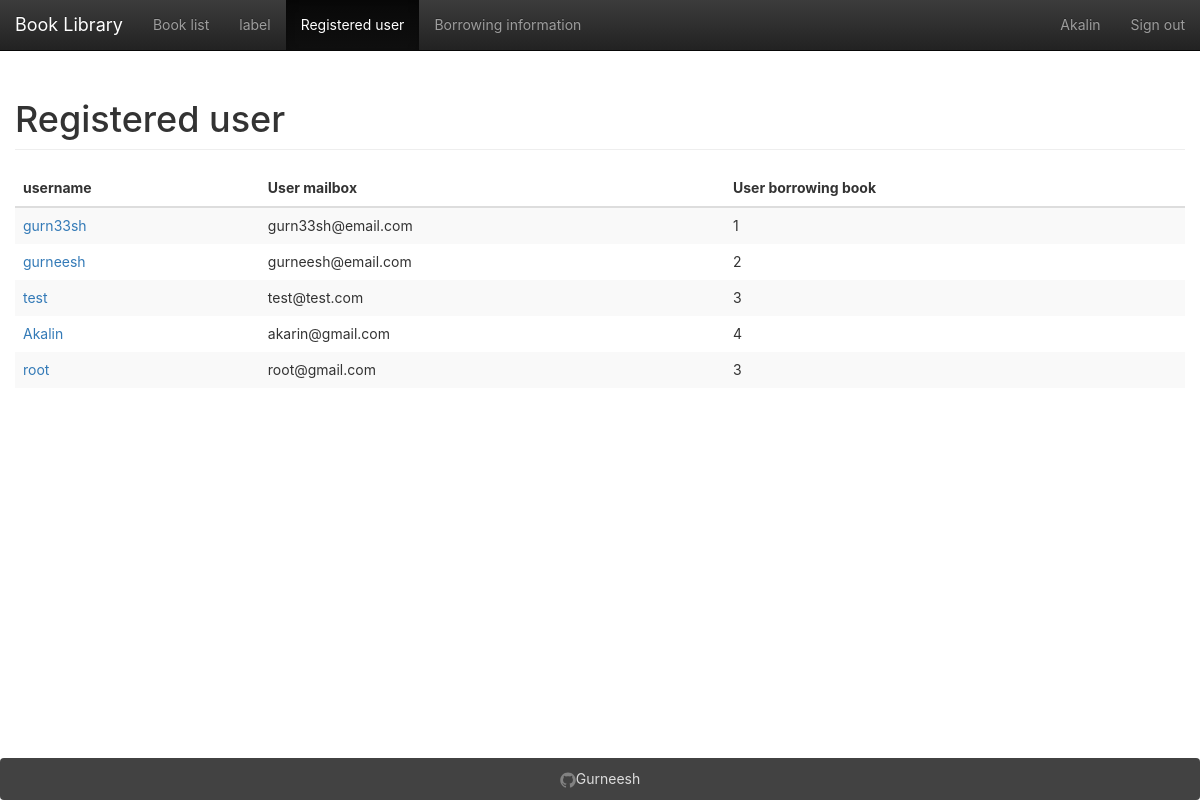
Screenshot of /users/ (signed in) with the database file from the repository.
### app/models.py (models this page shows, shortened)
class User(UserMixin, db.Model):
    __tablename__ = 'users'
    id = db.Column(db.Integer, primary_key=True)
    email = db.Column(db.String(64), unique=True)
    name = db.Column(db.String(64))
    password_hash = db.deferred(db.Column(db.String(128)))
    major = db.Column(db.String(128))
    role_id = db.Column(db.Integer, db.ForeignKey('roles.id'))
    headline = db.Column(db.String(32), nullable=True)
    about_me = db.deferred(db.Column(db.Text, nullable=True))
    about_me_html = db.deferred(db.Column(db.Text, nullable=True))
    avatar = db.Column(db.String(128))
    member_since = db.Column(db.DateTime(), default=datetime.utcnow)
    @property
    def password(self):
        raise AttributeError('password is not readable attribute')
    def can(self, permissions):
        return self.role is not None and \
               (self.role.permissions & permissions) == permissions
    logs = db.relationship('Log',
                           backref=db.backref('user', lazy='joined'),
                           lazy='dynamic',
                           cascade='all, delete-orphan')
    comments = db.relationship('Comment',
                               backref=db.backref('user', lazy='joined'),
                               lazy='dynamic',
                               cascade='all, delete-orphan')

### app/main/user/views.py (the view)
@user.route('/')
@login_required
def index():
    page = request.args.get('page', 1, type=int)
    pagination = User.query.order_by(User.id.desc()).paginate(page, per_page=10)
    users = pagination.items
    return render_template("user.html", users=users, pagination=pagination, title=u"Registered user")

### app/main/__init__.py (called while the page is built)
@lm.user_loader
def load_user(id):
    return User.query.get(int(id))

### app/main/index/views.py (called while the page is built)
@main.app_context_processor
def inject_permissions():
    return dict(Permission=Permission)

### app/main/user/templates/user.html (shortened to what this page needs)
{% extends "base.html" %}
{% from "bootstrap/pagination.html" import render_pagination %}
{% block mycontent %}
    <table class="table table-striped table-hover">
        <h1 class="page-header">{{ title }}</h1>
        <thead>
        <tr>
            <th>username</th>
            <th>User mailbox</th>
            <th>User borrowing book</th>
        </tr>
        </thead>
        <tbody>
        {% for user in users %}
            <tr class="animated fadeIn delay-{{ loop.index0 }}">
                <td><a href="{{ url_for('user.detail',user_id=user.id) }}">{{ user.name }}</a></td>
                <td>{{ user.email }}</td>
                <td>{{ user.logs.count() }}</td>
            </tr>
        {% endfor %}
        </tbody>
    </table>
{% endblock %}

### app/templates/base.html (shortened to what this page needs)
{%- extends "bootstrap/base.html" -%}
{%- from 'bootstrap/utils.html' import flashed_messages,icon -%}
{%- block styles -%}
    <link href="{{ url_for('static',filename='css/bootstrap.min.css') }}" rel="stylesheet">
    <link href="{{ url_for('static',filename='css/bootstrap-theme.min.css') }}" rel="stylesheet">
    <link href="{{ url_for('static',filename='css/main.css') }}" rel="stylesheet">
{%- endblock -%}
{%- block body_attribs %} class="Site"{%- endblock -%}
{%- block navbar -%}
    <nav class="navbar  navbar-inverse navbar-fixed-top">
        <div class="container-fluid">
            <div class="navbar-header">
                <a class="navbar-brand" href="{{ url_for('main.index') }}">Book Library</a>
            </div>
            <div class="collapse navbar-collapse" id="bs-example-navbar-collapse-1">
                <ul class="nav navbar-nav">
                    <li {%- if request.path == url_for('book.index') %} class="active"{%- endif -%} ><a
                            href="{{ url_for('book.index') }}">Book list</a></li>
                    {%- if current_user.is_authenticated -%}
                        <li {%- if request.path == url_for('book.tags') %} class="active"{%- endif -%} ><a
                                href="{{ url_for('book.tags') }}">label</a></li>
                        <li {%- if request.path == url_for('user.index') %} class="active"{%- endif -%} ><a
                                href="{{ url_for('user.index') }}">Registered user</a></li>
                        <li {%- if request.path == url_for('log.index') %} class="active"{%- endif -%} ><a
                                href="{{ url_for('log.index') }}">Borrowing information</a></li>
                    {%- endif -%}
                </ul>
                <ul class="nav navbar-nav navbar-right">
                    {%- if current_user.is_authenticated -%}
                        <li  >
                            <a href="{{ url_for('user.detail',user_id=current_user.id) }}">{{ current_user.name }}</a>
                        </li>
                        <li><a href="{{ url_for('auth.logout') }}">Sign out</a></li>
                    {%- else -%}
                        <li><a href="{{ url_for('auth.login') }}">Sign in</a></li>
                    {%- endif -%}
                </ul>
            </div>
        </div>
    </nav>
{%- endblock -%}
{%- block content -%}
    <main class="container-fluid Site-content">
        {%- block mycontent -%}{%- endblock -%}
    </main>
    <footer class="panel panel-inverse">
        <div id="site-footer-content">
            <div><a href="https://github.com/Gurneesh" target="_blank"><span
                    class="icon icon--github"></span><span class="username">Gurneesh</span></a></div>
        </div>
    </footer>
{%- endblock -%}

### app/static/css/main.css (style rules this page uses)
html, body { height: 100%; width: 100%; margin: 0; padding: 0; }
.Site { display: -webkit-box; display: -moz-box; display: -ms-flexbox; display: -webkit-flex; display: flex; flex-direction: column; }
.Site-content { -webkit-box-flex: 1 0 auto; -moz-box-flex: 1 0 auto; -webkit-flex: 1 0 auto; -ms-flex: 1 0 auto; flex: 1 0 auto; width: 100%; margin-top: 60px; }
.panel.panel-inverse { -webkit-box-flex: none; -moz-box-flex: none; -webkit-flex: none; -ms-flex: none; flex: none; margin-bottom: 0; background-color: #424242; color: white; text-align: center; padding: 1rem; }
.panel.panel-inverse a { color: #ddd; }
.icon > svg { display: inline-block; width: 16px; height: 16px; vertical-align: middle; }
html, body, main { font-family: -apple-system, "Helvetica Neue", Helvetica, Arial, sans-serif; }
.animated { -webkit-animation-fill-mode: both; -moz-animation-fill-mode: both; -ms-animation-fill-mode: both; -o-animation-fill-mode: both; animation-fill-mode: both; -webkit-animation-duration: 1s; -moz-animation-duration: 1s; -ms-animation-duration: 1s; -o-animation-duration: 1s; animation-duration: 1s; }
.delay-0 { -webkit-animation-delay: .05s; -moz-animation-delay: .05s; -o-animation-delay: .05s; animation-delay: .05s; }
.delay-1 { -webkit-animation-delay: .10s; -moz-animation-delay: .10s; -o-animation-delay: .10s; animation-delay: .10s; }
.delay-2 { -webkit-animation-delay: .15s; -moz-animation-delay: .15s; -o-animation-delay: .15s; animation-delay: .15s; }
.delay-3 { -webkit-animation-delay: .20s; -moz-animation-delay: .20s; -o-animation-delay: .20s; animation-delay: .20s; }
.delay-4 { -webkit-animation-delay: .25s; -moz-animation-delay: .25s; -o-animation-delay: .25s; animation-delay: .25s; }
.fadeIn { -webkit-animation-name: fadeIn; -moz-animation-name: fadeIn; -o-animation-name: fadeIn; animation-name: fadeIn; }
.table.table-striped { border: none; }
.table.table-striped td { border: none; }

### rows the page displays
User: name "Akalin", email "akarin@gmail.com", logs.count "4"
User: name "gurn33sh", email "gurn33sh@email.com", logs.count "1"
User: name "gurneesh", email "gurneesh@email.com", logs.count "2"
User: name "test", email "test@test.com", logs.count "3"
User: name "root", email "root@gmail.com", logs.count "3"

### other values shown
{{ title }} "Registered user"
